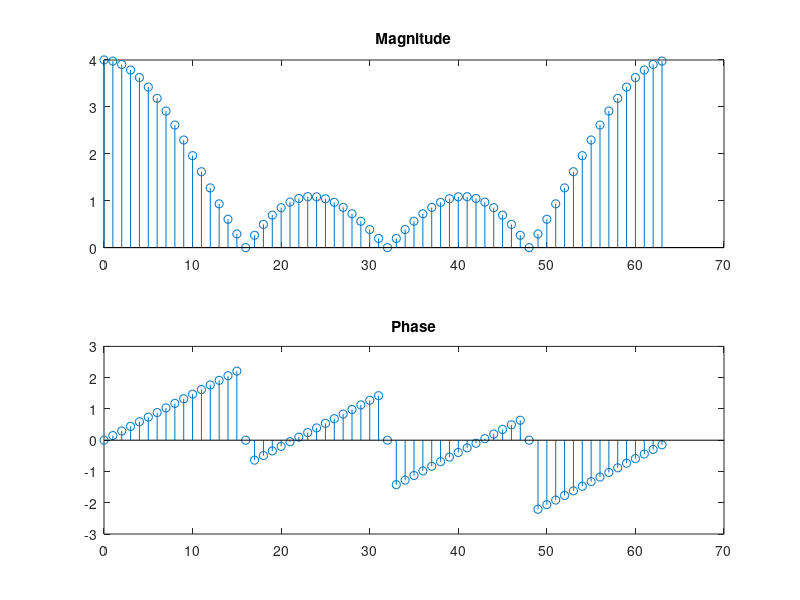

MATLAB code to generate this figure:
x = [ones(1,4),zeros(1,60)];

X = fft(x);

figure 1;
subplot(2,1,1);
stem([0:1:63], abs(X));
title('Magnitude');
%xlablel('Time');
%ylabel('absolute value of fft');

subplot(2,1,2);
stem([0:1:63], -angle(X));
title('Phase');
%xlablel('Time');
%ylabel('Phase of fft');

